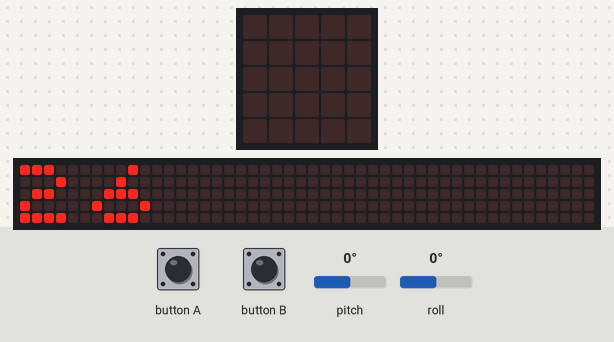
Simulated run of this program. Board: BBC micro:bit (MakeCode). Parts: the board's 5×5 LED display, a strip that is not on the board, showing the scrolling text unrolled. The inputs (shaded band) are chosen by the test bench; at power-on: pitch 0°, roll 0°. No radio messages arrive unless stated (any console line starting 'radio sent:' is added by the test bench); the 48×5 strip is a reading aid, not a part: it shows the text the display is scrolling, unrolled, one strip-width of it at a time; what the program prints to the serial console is not drawn.

Above: at 0.1 s.
At 0.5 s:
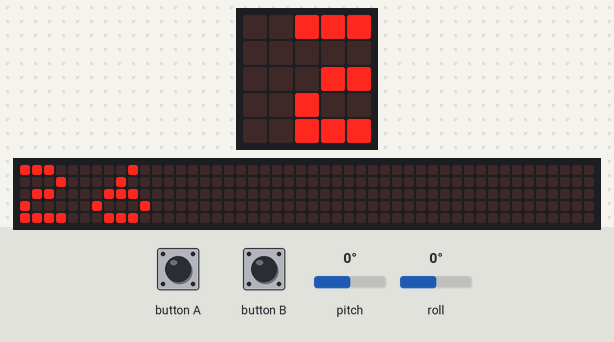
At 4.3 s:
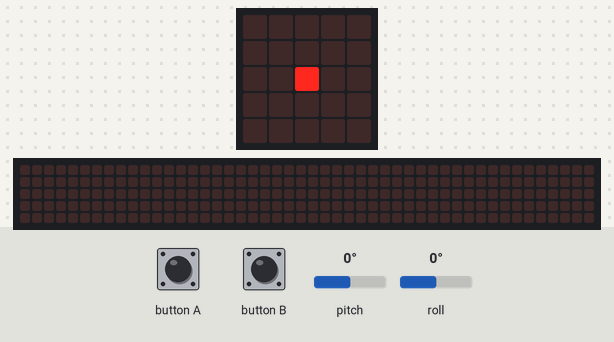
4.4 s: button A pressed for 0.15 s
6.0 s: button B pressed for 0.15 s
Timing chart, 0 to 9.0 s (numbered marks = the images above; inputs shaded):
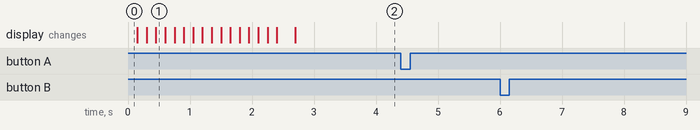

Measured:
- after the input at 4.4 s, every drawn part: stays the same
- after the input at 6.0 s, every drawn part: stays the same

The program:

main.ts
```typescript
function hole_neigung () {
    gerade = Math.min(Math.max(input.rotation(Rotation.Pitch), -45), 45)
    gerade = Math.round(gerade / k_empfind) * k_empfind
    kurve = Math.min(Math.max(input.rotation(Rotation.Roll), -45), 45)
    kurve = Math.round(kurve / k_empfind) * k_empfind
}
control.onEvent(EventBusSource.MICROBIT_ID_BUTTON_A, EventBusValue.MICROBIT_BUTTON_EVT_UP, function () {
    radio.sendValue("gerade", 0)
    radio.sendValue("kurve", 0)
})
input.onButtonPressed(Button.B, function () {
    if (ist_oben) {
        radio.sendValue("kupplung", 1)
    } else {
        radio.sendValue("kupplung", 0)
    }
    ist_oben = !(ist_oben)
})
let kurve = 0
let gerade = 0
let k_empfind = 0
let ist_oben = false
ist_oben = true
let alt_gerade = -99
let alt_kurve = -99
radio.setGroup(26)
basic.showString("26")
let g_empfind = 5
k_empfind = 5

basic.showLeds(`
    . . . . .
    . . . . .
    . . # . .
    . . . . .
    . . . . .
    `)
basic.forever(function () {
    hole_neigung()
    // basic.pause(100)
    // if (input.buttonIsReleased(Button.A)) {
    // music.play(music.tonePlayable(262, music.beat(BeatFraction.Whole)), music.PlaybackMode.InBackground)
    // }
    // if (sende_flag == 1) {
    // radio.sendValue("gerade", 0)
    // radio.sendValue("kurve", 0)
    // sende_flag = 0
    // // music.play(music.tonePlayable(262, music.beat(BeatFraction.Whole)), music.PlaybackMode.InBackground)
    // }
    if (input.buttonIsPressed(Button.A)) {
        if (gerade != alt_gerade || kurve != alt_kurve) {
            radio.sendValue("gerade", gerade)
            radio.sendValue("kurve", kurve / 3)
        }
    }
    alt_gerade = gerade
    alt_kurve = kurve
})
```

test.ts
```typescript
// Hier kann man Tests durchführen; diese Datei wird nicht kompiliert, wenn dieses Paket als Erweiterung verwendet wird.
```
